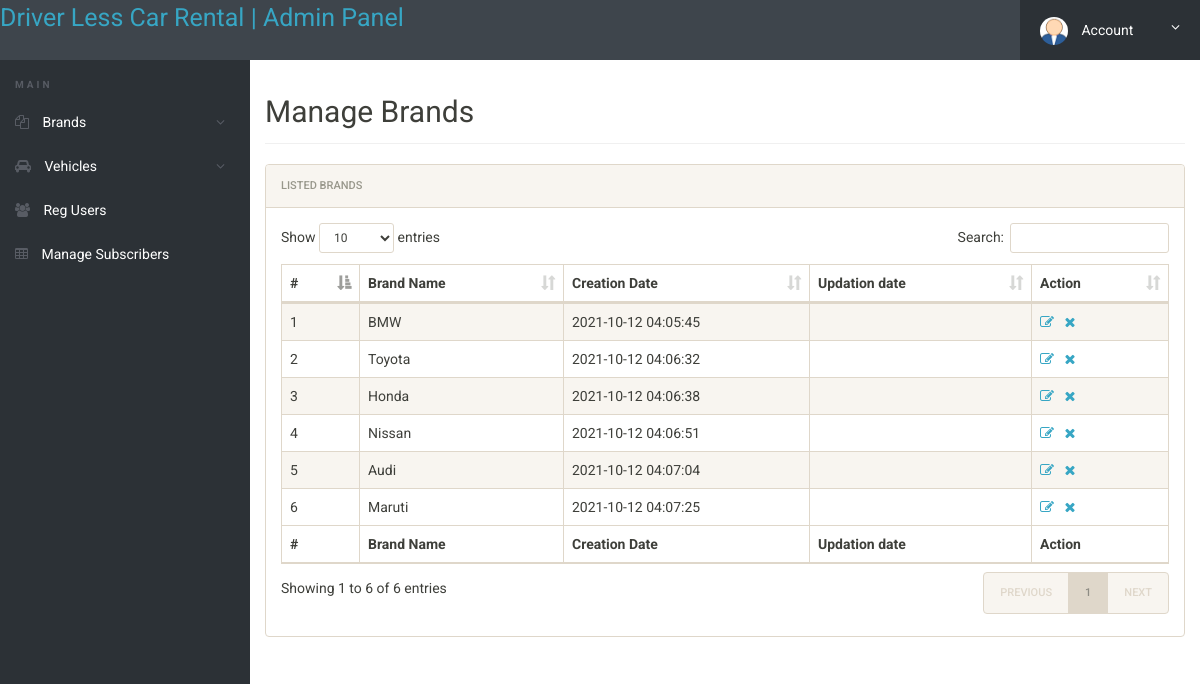
The page /admin/manage-brands.php (signed in) on the database its author committed.
### tables this page shows
CREATE TABLE `tblbrands` (
  `id` int(11) NOT NULL,
  `BrandName` varchar(120) NOT NULL,
  `CreationDate` timestamp NULL DEFAULT current_timestamp(),
  `UpdationDate` timestamp NULL DEFAULT NULL ON UPDATE current_timestamp()
);

### admin/manage-brands.php (the view, shortened to what this page needs)
<?php
if(strlen($_SESSION['alogin'])==0)
	{
header('location:index.php');
}
else{
 ?>
<!doctype html>
<html lang="en" class="no-js">
<head>
	<link rel="stylesheet" href="css/font-awesome.min.css">
	<link rel="stylesheet" href="css/bootstrap.min.css">
	<link rel="stylesheet" href="css/dataTables.bootstrap.min.css">
	<link rel="stylesheet" href="css/bootstrap-social.css">
	<link rel="stylesheet" href="css/bootstrap-select.css">
	<link rel="stylesheet" href="css/fileinput.min.css">
	<link rel="stylesheet" href="css/awesome-bootstrap-checkbox.css">
	<link rel="stylesheet" href="css/style.css">
</head>
<body>
	<?php include('includes/header.php');?>
	<div class="ts-main-content">
		<?php include('includes/leftbar.php');?>
		<div class="content-wrapper">
			<div class="container-fluid">
				<div class="row">
					<div class="col-md-12">
						<h2 class="page-title">Manage Brands</h2>
						<div class="panel panel-default">
							<div class="panel-heading">Listed  Brands</div>
							<div class="panel-body">
								<table id="zctb" class="display table table-striped table-bordered table-hover" cellspacing="0" width="100%">
									<thead>
										<tr>
										<th>#</th>
												<th>Brand Name</th>
											<th>Creation Date</th>
											<th>Updation date</th>
											<th>Action</th>
										</tr>
									</thead>
									<tfoot>
										<tr>
										<th>#</th>
											<th>Brand Name</th>
											<th>Creation Date</th>
											<th>Updation date</th>
											<th>Action</th>
										</tr>
									</tfoot>
									<tbody>
									<?php $sql = "SELECT * from  tblbrands ";
$query = $dbh -> prepare($sql);
$query->execute();
$results=$query->fetchAll(PDO::FETCH_OBJ);
$cnt=1;
if($query->rowCount() > 0)
{
foreach($results as $result)
{				?>
										<tr>
											<td><?php echo htmlentities($cnt);?></td>
											<td><?php echo htmlentities($result->BrandName);?></td>
											<td><?php echo htmlentities($result->CreationDate);?></td>
											<td><?php echo htmlentities($result->UpdationDate);?></td>
<td><a href="edit-brand.php?id=<?php echo $result->id;?>"><i class="fa fa-edit"></i></a>&nbsp;&nbsp;
<a href="manage-brands.php?del=<?php echo $result->id;?>" onclick="return confirm('Do you want to delete');"><i class="fa fa-close"></i></a></td>
										</tr>
										<?php $cnt=$cnt+1; }} ?>
									</tbody>
								</table>
							</div>
						</div>
					</div>
				</div>
			</div>
		</div>
	</div>
</body>
</html>
<?php } ?>

### admin/css/style.css (style rules this page uses)
html { font-size: 14px; }
@media only screen and (min-width: 480px) { html { font-size: 17px; } }
@media only screen and (min-width: 768px) { html { font-size: 14px; } }
body { font-size: 1em; }
a { color: #37a6c4; }
.panel { overflow: hidden; }
.page-title { padding-bottom: 15px; margin-bottom: 20px; border-bottom: 1px solid #f0f0f0; }
.ts-main-content .content-wrapper { padding-top: 15px; margin-top: 60px; }
@media only screen and (min-width: 992px) { .ts-main-content .content-wrapper { margin-left: 250px; } }

### rows shown on the page
tblbrands: BrandName "BMW", CreationDate "2021-10-12 04:05:45"
tblbrands: BrandName "Toyota", CreationDate "2021-10-12 04:06:32"
tblbrands: BrandName "Honda", CreationDate "2021-10-12 04:06:38"
tblbrands: BrandName "Nissan", CreationDate "2021-10-12 04:06:51"
tblbrands: BrandName "Audi", CreationDate "2021-10-12 04:07:04"
tblbrands: BrandName "Maruti", CreationDate "2021-10-12 04:07:25"
